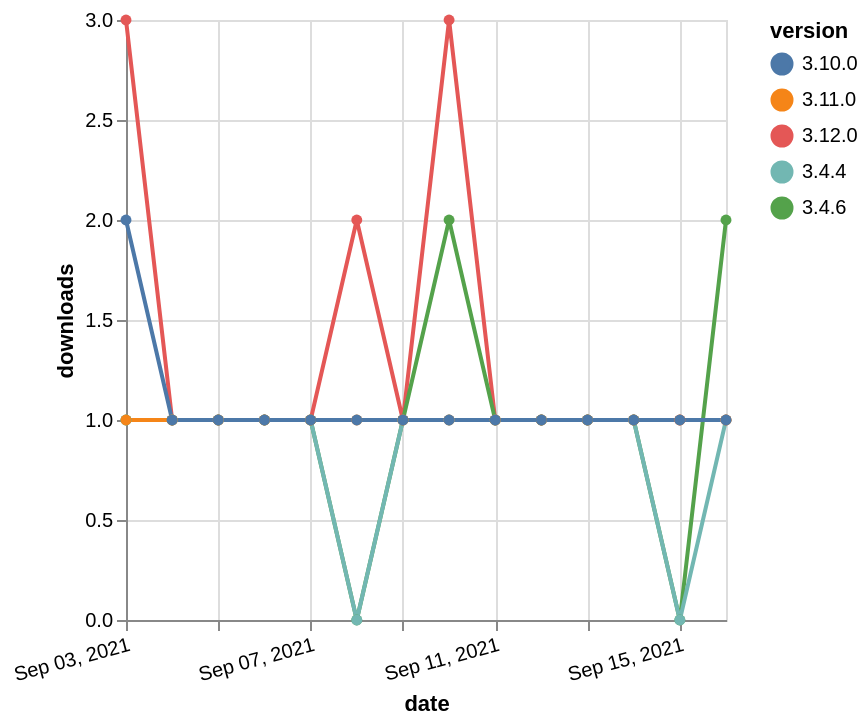

This figure's Vega-Lite source:
### Vega-Lite specification from a JSON file in a GitHub repository (floating-point values rounded to 4 significant figures)
{"$schema": "https://vega.github.io/schema/vega-lite/v5.json", "description": "A simple bar chart with embedded data.", "data": {"values": [{"date": "2021-09-03", "total": 176, "delta": 3, "version": "3.12.0"}, {"date": "2021-09-04", "total": 177, "delta": 1, "version": "3.12.0"}, {"date": "2021-09-05", "total": 178, "delta": 1, "version": "3.12.0"}, {"date": "2021-09-06", "total": 179, "delta": 1, "version": "3.12.0"}, {"date": "2021-09-07", "total": 180, "delta": 1, "version": "3.12.0"}, {"date": "2021-09-08", "total": 182, "delta": 2, "version": "3.12.0"}, {"date": "2021-09-09", "total": 183, "delta": 1, "version": "3.12.0"}, {"date": "2021-09-10", "total": 186, "delta": 3, "version": "3.12.0"}, {"date": "2021-09-11", "total": 187, "delta": 1, "version": "3.12.0"}, {"date": "2021-09-12", "total": 188, "delta": 1, "version": "3.12.0"}, {"date": "2021-09-13", "total": 189, "delta": 1, "version": "3.12.0"}, {"date": "2021-09-14", "total": 190, "delta": 1, "version": "3.12.0"}, {"date": "2021-09-15", "total": 191, "delta": 1, "version": "3.12.0"}, {"date": "2021-09-16", "total": 192, "delta": 1, "version": "3.12.0"}, {"date": "2021-09-03", "total": 178, "delta": 1, "version": "3.4.6"}, {"date": "2021-09-04", "total": 179, "delta": 1, "version": "3.4.6"}, {"date": "2021-09-05", "total": 180, "delta": 1, "version": "3.4.6"}, {"date": "2021-09-06", "total": 181, "delta": 1, "version": "3.4.6"}, {"date": "2021-09-07", "total": 182, "delta": 1, "version": "3.4.6"}, {"date": "2021-09-08", "total": 182, "delta": 0, "version": "3.4.6"}, {"date": "2021-09-09", "total": 183, "delta": 1, "version": "3.4.6"}, {"date": "2021-09-10", "total": 185, "delta": 2, "version": "3.4.6"}, {"date": "2021-09-11", "total": 186, "delta": 1, "version": "3.4.6"}, {"date": "2021-09-12", "total": 187, "delta": 1, "version": "3.4.6"}, {"date": "2021-09-13", "total": 188, "delta": 1, "version": "3.4.6"}, {"date": "2021-09-14", "total": 189, "delta": 1, "version": "3.4.6"}, {"date": "2021-09-15", "total": 189, "delta": 0, "version": "3.4.6"}, {"date": "2021-09-16", "total": 191, "delta": 2, "version": "3.4.6"}, {"date": "2021-09-03", "total": 221, "delta": 1, "version": "3.4.4"}, {"date": "2021-09-04", "total": 222, "delta": 1, "version": "3.4.4"}, {"date": "2021-09-05", "total": 223, "delta": 1, "version": "3.4.4"}, {"date": "2021-09-06", "total": 224, "delta": 1, "version": "3.4.4"}, {"date": "2021-09-07", "total": 225, "delta": 1, "version": "3.4.4"}, {"date": "2021-09-08", "total": 225, "delta": 0, "version": "3.4.4"}, {"date": "2021-09-09", "total": 226, "delta": 1, "version": "3.4.4"}, {"date": "2021-09-10", "total": 227, "delta": 1, "version": "3.4.4"}, {"date": "2021-09-11", "total": 228, "delta": 1, "version": "3.4.4"}, {"date": "2021-09-12", "total": 229, "delta": 1, "version": "3.4.4"}, {"date": "2021-09-13", "total": 230, "delta": 1, "version": "3.4.4"}, {"date": "2021-09-14", "total": 231, "delta": 1, "version": "3.4.4"}, {"date": "2021-09-15", "total": 231, "delta": 0, "version": "3.4.4"}, {"date": "2021-09-16", "total": 232, "delta": 1, "version": "3.4.4"}, {"date": "2021-09-03", "total": 151, "delta": 1, "version": "3.11.0"}, {"date": "2021-09-04", "total": 152, "delta": 1, "version": "3.11.0"}, {"date": "2021-09-05", "total": 153, "delta": 1, "version": "3.11.0"}, {"date": "2021-09-06", "total": 154, "delta": 1, "version": "3.11.0"}, {"date": "2021-09-07", "total": 155, "delta": 1, "version": "3.11.0"}, {"date": "2021-09-08", "total": 156, "delta": 1, "version": "3.11.0"}, {"date": "2021-09-09", "total": 157, "delta": 1, "version": "3.11.0"}, {"date": "2021-09-10", "total": 158, "delta": 1, "version": "3.11.0"}, {"date": "2021-09-11", "total": 159, "delta": 1, "version": "3.11.0"}, {"date": "2021-09-12", "total": 160, "delta": 1, "version": "3.11.0"}, {"date": "2021-09-13", "total": 161, "delta": 1, "version": "3.11.0"}, {"date": "2021-09-14", "total": 162, "delta": 1, "version": "3.11.0"}, {"date": "2021-09-15", "total": 163, "delta": 1, "version": "3.11.0"}, {"date": "2021-09-16", "total": 164, "delta": 1, "version": "3.11.0"}, {"date": "2021-09-03", "total": 174, "delta": 2, "version": "3.10.0"}, {"date": "2021-09-04", "total": 175, "delta": 1, "version": "3.10.0"}, {"date": "2021-09-05", "total": 176, "delta": 1, "version": "3.10.0"}, {"date": "2021-09-06", "total": 177, "delta": 1, "version": "3.10.0"}, {"date": "2021-09-07", "total": 178, "delta": 1, "version": "3.10.0"}, {"date": "2021-09-08", "total": 179, "delta": 1, "version": "3.10.0"}, {"date": "2021-09-09", "total": 180, "delta": 1, "version": "3.10.0"}, {"date": "2021-09-10", "total": 181, "delta": 1, "version": "3.10.0"}, {"date": "2021-09-11", "total": 182, "delta": 1, "version": "3.10.0"}, {"date": "2021-09-12", "total": 183, "delta": 1, "version": "3.10.0"}, {"date": "2021-09-13", "total": 184, "delta": 1, "version": "3.10.0"}, {"date": "2021-09-14", "total": 185, "delta": 1, "version": "3.10.0"}, {"date": "2021-09-15", "total": 186, "delta": 1, "version": "3.10.0"}, {"date": "2021-09-16", "total": 187, "delta": 1, "version": "3.10.0"}]}, "width": "container", "mark": {"type": "line", "point": {"filled": true}}, "encoding": {"x": {"field": "date", "type": "temporal", "timeUnit": "yearmonthdate", "title": "date", "axis": {"labelAngle": -15}}, "y": {"field": "delta", "type": "quantitative", "title": "downloads"}, "color": {"field": "version", "type": "nominal"}, "tooltip": {"field": "delta"}}}
